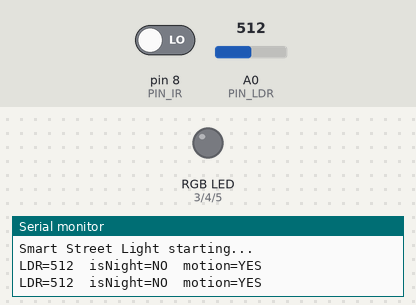
The sketch below on a simulated Arduino Uno, built with avr-gcc and run on an emulated ATmega328P. On the bench: an RGB LED mixed from three pins (HIGH = lit), the last lines printed to the serial monitor. Dashed ring = blinking. The inputs (shaded band) are chosen by the test bench; at power-on: A0 (PIN_LDR) = 512, pin 8 (PIN_IR) LOW.

Above: at 1.2 s.
1.3 s: A0 (PIN_LDR) set to 485
At 2.48 s:
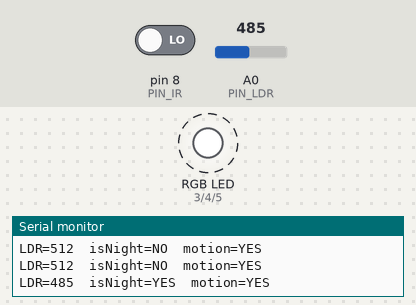
4.3 s: pin 8 (PIN_IR) driven HIGH
At 5.2 s:
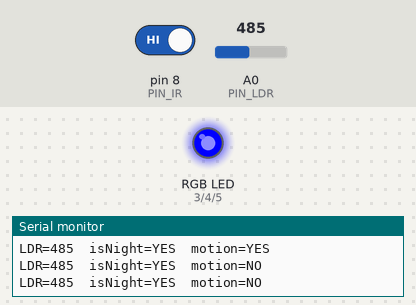
5.8 s: pin 8 (PIN_IR) driven LOW
At 5.95 s:
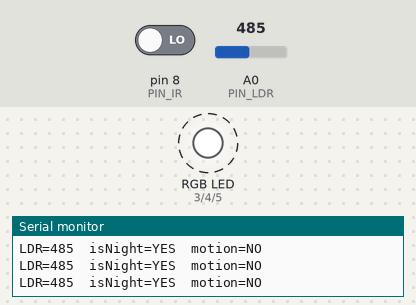
8.8 s: A0 (PIN_LDR) set to 510
At 9.3 s:
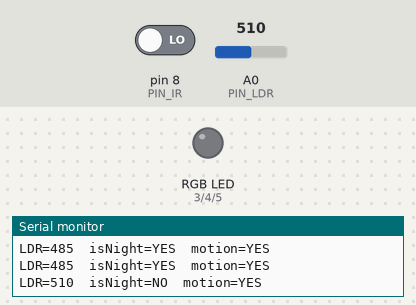
Timing chart, 0 to 11.8 s (numbered marks = the images above; inputs shaded):
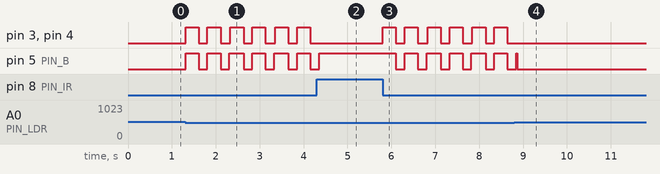

Measured:
- the behaviour switches between 500 and 499 on A0 (PIN_LDR) (found by bisection; images 0 and 1)
- after the input at 1.3 s, pin 3 (PIN_R), pin 4 (PIN_G), pin 5 (PIN_B): alternates HIGH for 0.30 s and LOW for 0.20 s, starting at once
- after the input at 4.3 s, pin 3 (PIN_R), pin 4 (PIN_G): stops changing and stays LOW; pin 5 (PIN_B): goes on until 4.4 s, then stays HIGH
- after the input at 5.8 s, pin 3 (PIN_R), pin 4 (PIN_G): alternates HIGH for 0.30 s and LOW for 0.20 s, starting at once; pin 5 (PIN_B): alternates HIGH for 0.30 s and LOW for 0.20 s, starting after 0.30 s
- after the input at 8.8 s, pin 3 (PIN_R), pin 4 (PIN_G): stops changing and stays LOW

The sketch:

09_Smart_Street_Light.ino
```cpp
/*
  Smart Street Light
  ------------------
  Sensors:
    - LDR module AO -> A0 (VCC->5V, GND->GND)
    - IR obstacle/motion sensor OUT -> D8 (VCC->5V, GND->GND)
  Output:
    - RGB LED (common CATHODE):
        R -> D3 (220Ω), G -> D4 (220Ω), B -> D5 (220Ω), cathode -> GND

  Logic:
    - Day (bright): LED OFF
    - Night (dark) + no motion: BLUE steady
    - Night (dark) + motion: WHITE blink (R+G+B)

  Notes:
    - Many IR modules are ACTIVE-LOW (LOW = detected). Flip IR_ACTIVE_LOW if yours is different.
    - D4 is not PWM; we use simple ON/OFF colors (no dimming).
*/

//// -------- Settings you can tune --------
const int LIGHT_THRESHOLD = 500;       // < threshold = night; >= threshold = day
const bool IR_ACTIVE_LOW  = true;      // true if IR outputs LOW when motion detected
const int BLINK_ON_MS     = 300;       // how long "streetlight ON" stays on
const int BLINK_OFF_MS    = 200;       // off time during blink
const unsigned long PRINT_EVERY_MS = 400; // Serial debug rate
//// --------------------------------------

//// -------- Pins --------
const int PIN_LDR = A0;
const int PIN_IR  = 8;  // IR sensor OUT
const int PIN_R   = 3;  // RGB LED pins
const int PIN_G   = 4;
const int PIN_B   = 5;

//// -------- Helper functions (COMMON CATHODE LED) --------
void ledOff()        { digitalWrite(PIN_R, LOW);  digitalWrite(PIN_G, LOW);  digitalWrite(PIN_B, LOW); }
void ledBlue()       { digitalWrite(PIN_R, LOW);  digitalWrite(PIN_G, LOW);  digitalWrite(PIN_B, HIGH); }
void ledWhite()      { digitalWrite(PIN_R, HIGH); digitalWrite(PIN_G, HIGH); digitalWrite(PIN_B, HIGH); }
// If you have a COMMON ANODE LED, swap HIGH<->LOW in the three functions above.

void setup() {
  pinMode(PIN_IR, INPUT);
  pinMode(PIN_R, OUTPUT);
  pinMode(PIN_G, OUTPUT);
  pinMode(PIN_B, OUTPUT);
  ledOff();

  Serial.begin(9600);
  Serial.println("Smart Street Light starting...");
}

void loop() {
  // 1) Read sensors
  int lightRaw = analogRead(PIN_LDR);      // 0..1023
  int irRaw    = digitalRead(PIN_IR);      // HIGH/LOW
  bool motion  = IR_ACTIVE_LOW ? (irRaw == LOW) : (irRaw == HIGH);
  bool isNight = (lightRaw < LIGHT_THRESHOLD);

  // 2) Decide & act
  if (!isNight) {
    // Daytime -> street light OFF
    ledOff();
  } else {
    // Nighttime
    if (motion) {
      // Motion detected -> blink white a couple times
      for (int i = 0; i < 2; i++) {
        ledWhite();
        delay(BLINK_ON_MS);
        ledOff();
        delay(BLINK_OFF_MS);
      }
      // After blink, keep BLUE standby
      ledBlue();
    } else {
      // No motion -> BLUE standby
      ledBlue();
    }
  }

  // 3) Print some debug info for tuning
  static unsigned long lastPrint = 0;
  if (millis() - lastPrint >= PRINT_EVERY_MS) {
    lastPrint = millis();
    Serial.print("LDR=");
    Serial.print(lightRaw);
    Serial.print("  isNight=");
    Serial.print(isNight ? "YES" : "NO");
    Serial.print("  motion=");
    Serial.println(motion ? "YES" : "NO");
  }

  delay(20); // small pause
}
```
